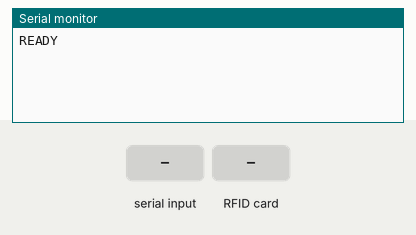
This sketch was run on a simulated Arduino Uno, built with avr-gcc and run on an emulated ATmega328P. Parts: the last lines printed to the serial monitor. The test bench sets the inputs (shaded band).

Above: at 3.2 s.
3.3 s: "0|\n" received over Serial
At 3.7 s:
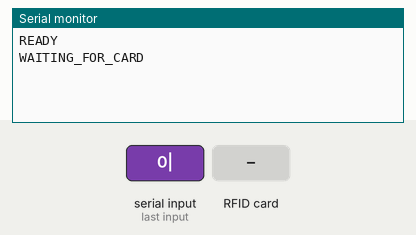
4.8 s: RFID card 5E 7A 19 C4 held to the reader
At 5.3 s:
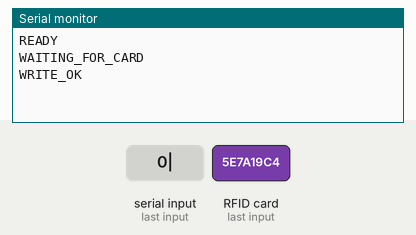

The sketch:

ard.ino
```cpp
#include <SPI.h>
#include <MFRC522.h>

#define SS_PIN 10
#define RST_PIN 9

MFRC522 rfid(SS_PIN, RST_PIN);
MFRC522::MIFARE_Key key;

// We will use sector 1 (blocks 4,5,6 usable)
byte startBlock = 4;
byte totalBlocks = 3;  // 4,5,6

void waitForCard() {
  while (!rfid.PICC_IsNewCardPresent() || !rfid.PICC_ReadCardSerial()) {
    delay(50);
  }
}

void setup() {
  Serial.begin(9600);
  delay(2000);
  SPI.begin();
  rfid.PCD_Init();

  for (byte i = 0; i < 6; i++)
    key.keyByte[i] = 0xFF;

  Serial.println("READY");
}

void loop() {

  if (!Serial.available()) return;

  String cmd = Serial.readStringUntil('\n');
  cmd.trim();

  // ================= READ =================
  if (cmd == "1") {

    waitForCard();

    Serial.print("DATA:");

    for (byte b = 0; b < totalBlocks; b++) {

      byte block = startBlock + b;
      byte buffer[18];
      byte size = sizeof(buffer);

      rfid.PCD_Authenticate(MFRC522::PICC_CMD_MF_AUTH_KEY_A, block, &key, &(rfid.uid));
      rfid.MIFARE_Read(block, buffer, &size);

      for (int i = 0; i < 16; i++) {
        if (buffer[i] != 0)
          Serial.write(buffer[i]);
      }
    }

    Serial.println();
    resetRFID();
  }

  // ================= WRITE =================
  if (cmd.startsWith("0|")) {

  String data = cmd.substring(2);

  Serial.println("WAITING_FOR_CARD");

  waitForCard();

  int dataIndex = 0;

  for (byte b = 0; b < totalBlocks; b++) {

    byte block = startBlock + b;
    byte writeData[16] = {0};

    for (int i = 0; i < 16 && dataIndex < data.length(); i++) {
      writeData[i] = data[dataIndex++];
    }

    rfid.PCD_Authenticate(MFRC522::PICC_CMD_MF_AUTH_KEY_A, block, &key, &(rfid.uid));

    MFRC522::StatusCode status;
    status = rfid.MIFARE_Write(block, writeData, 16);

    if (status != MFRC522::STATUS_OK) {
      Serial.println("WRITE_FAIL");
      resetRFID();
      return;
    }
  }

  Serial.println("WRITE_OK");
  resetRFID();
}
}

void resetRFID() {
  rfid.PCD_StopCrypto1();
  rfid.PICC_HaltA();
  rfid.PCD_Reset();
  rfid.PCD_Init();
  delay(50);
}
```

Measured:
- after the input at 3.3 s, the serial monitor: prints a new line at once (image 1)
- after the input at 4.8 s, the serial monitor: prints a new line at once (image 2)
